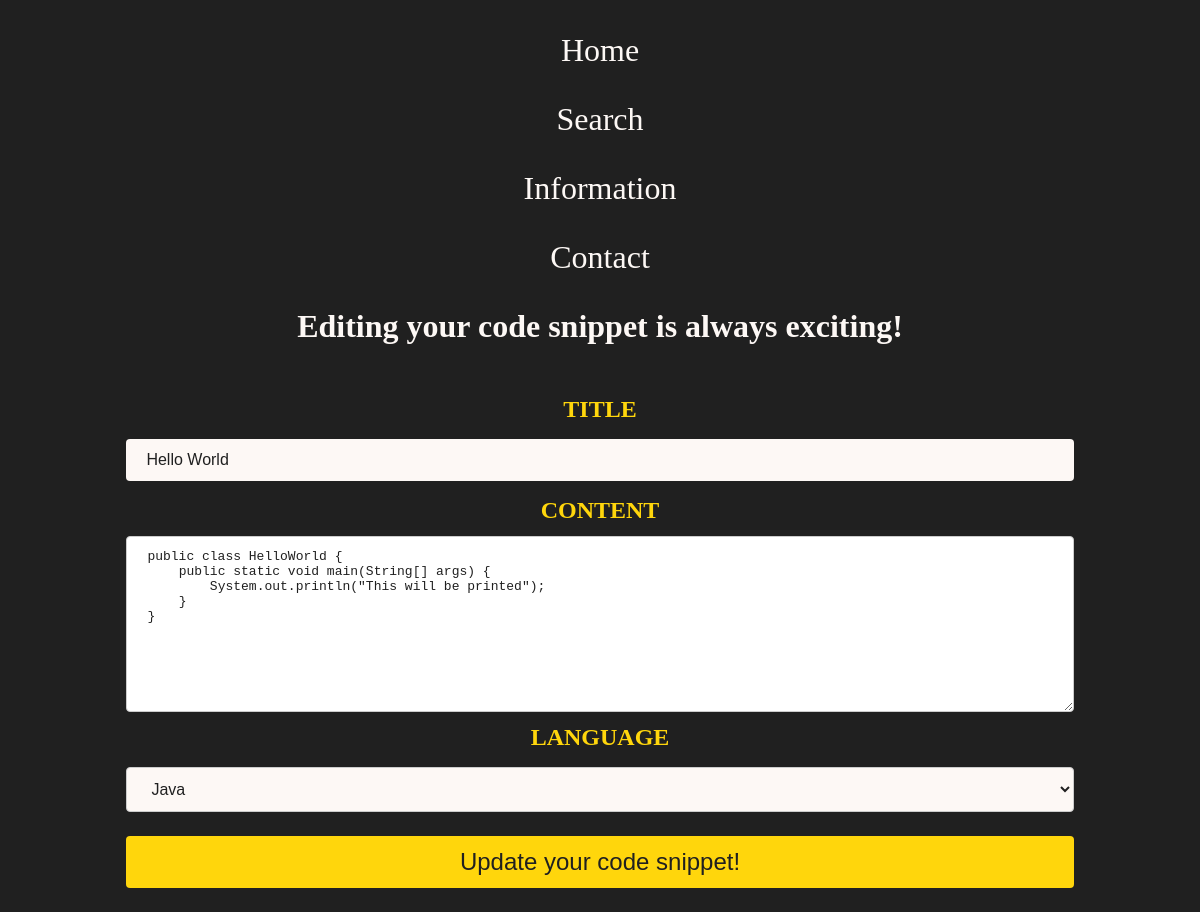
Screenshot of /update/7 with the database file from the repository.
### app.py (models this page shows, shortened)
class Post(db.Model):
    id = db.Column(db.Integer, primary_key=True)
    title = db.Column(db.String(50), nullable=False)
    content = db.Column(db.String(500), nullable=False)
    language = db.Column(db.String(50), nullable=False)
    date_created = db.Column(db.DateTime, default=datetime.now(timezone.utc))

### app.py (the view)
@app.route('/update/<int:id>', methods=['GET', 'POST'])
def update(id):
    snippet_to_update = Post.query.get_or_404(id)
    if request.method == 'POST':
        snippet_to_update.title = request.form['title']
        snippet_to_update.content = request.form['content']
        snippet_to_update.language = request.form['language']
        try:
            db.session.commit()
            return redirect('/')
        except:
            return 'There was an issue updating your task.'
    else:
        return render_template('update.html', snippet=snippet_to_update)

### templates/update.html
{% extends "base.html" %}
{% block body %}
    <h1> Editing your code snippet is always exciting! </h1><br>
    <form action="/update/{{snippet.id}}" method="post">
    {% with title=snippet.title, content=snippet.content, language=snippet.language, submit_text="Update your code snippet!" %}
    {% include "code_input.html" %}
    {% endwith %}
    </form>
{% endblock %}

### templates/code_input.html
<h3 class="centered-text medium-text very-small-top-bottom-margin" style="color: var(--yellow)">TITLE</h3>
<input type="text" name="title" id="title" placeholder="Your title..." spellcheck="false" class="centered-block post-content" value="{{ title }}">
<h3 class="centered-text medium-text very-small-top-bottom-margin" style="color: var(--yellow)">CONTENT</h3>
<textarea id="editor" name="content" spellcheck="false" placeholder="Your code..." rows="10" class="centered-block post-content">{{ content }}</textarea>
<h3 class="centered-text medium-text very-small-top-bottom-margin" style="color: var(--yellow)">LANGUAGE</h3>
<select name="language" id="language" class="centered-block post-content">{% include "language_options.html" %}</select>
<input type="submit" value="{{ submit_text }}" class="centered-block" style="font-size: 1.5em">

### static/styles.css (style rules this page uses)
:root { --black: #202020; --grey: #707070; --grey_darker: #3F3F3F; --yellow:#FFD60C; --yellow_darker: #e5bf00; --white:#FDF8F5; --red: #c20b0b; }
body { font-family: serif; background-color: var(--black); color: var(--white); }
h1, h2 { text-align: center; }
.centered-text { text-align: center; align-self: center; }
.very-small-top-bottom-margin { margin-block-start: 0.5em; margin-block-end: 0.5em; }
.post-content { font-size: 1em; color:var(--black); }
.medium-text { font-size: 1.5em; }
.centered-block { display: block; margin-left: auto; margin-right: auto; }
input, select { width: 80%; padding: 12px 20px; border: none; border-radius: 4px; background-color: var(--white); outline-color: var(--yellow); color: var(--black); box-sizing: border-box; margin:1em; }
input[type=submit], input[type=button] { cursor: pointer; }
input[type=submit] { background-color: var(--yellow); }
textarea, select { width: 80%; padding: 12px 20px; border: 1px solid #ccc; border-radius: 4px; outline-color: var(--yellow); box-sizing: border-box; }

### rows the page displays
Post: title "Hello World", content "public class HelloWorld { public static void main(String[] args) { System.out.println(\"This will be printed\"); } }", language "Java"
